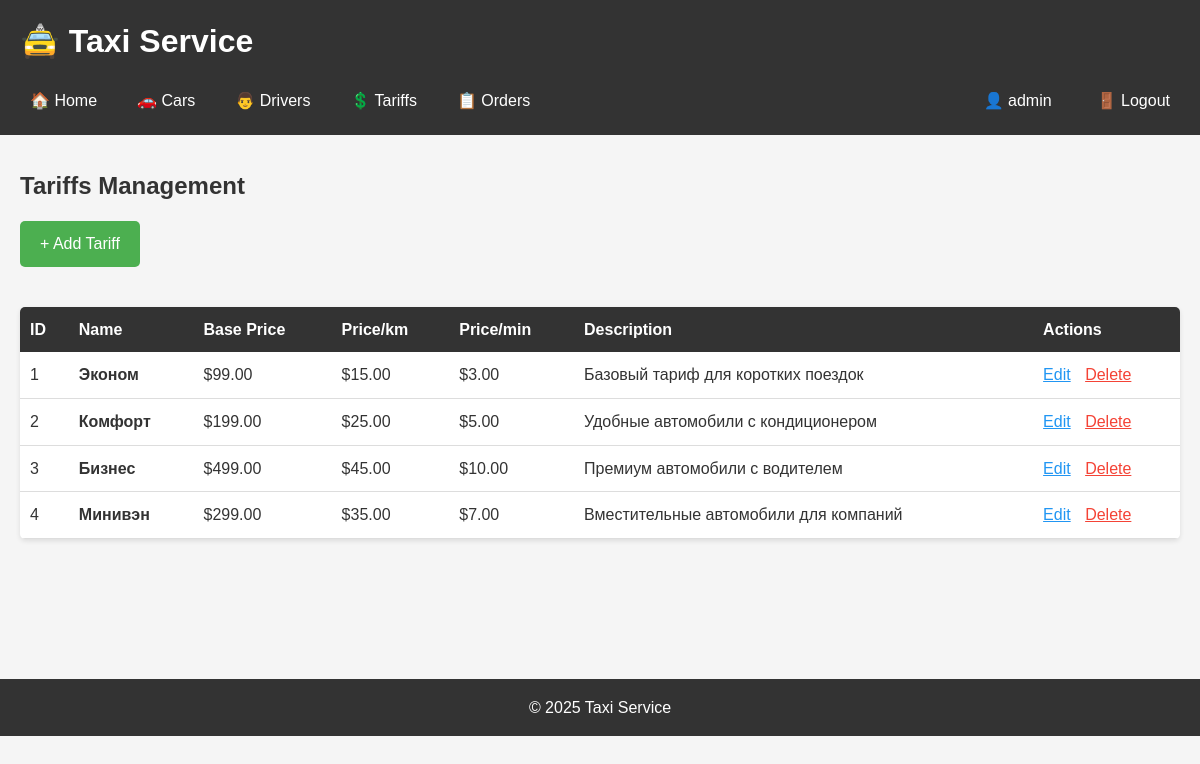
The page /pages/tariffs.php (signed in) on the database its author committed.
### tables this page shows
CREATE TABLE `tariffs` (
  `tariff_id` int(11) NOT NULL,
  `name` varchar(50) NOT NULL,
  `base_price` decimal(10,2) NOT NULL,
  `price_per_km` decimal(10,2) NOT NULL,
  `price_per_minute` decimal(10,2) NOT NULL,
  `description` text DEFAULT NULL
);

### pages/tariffs.php (the view, shortened to what this page needs)
<?php
include "../includes/header.php";
$tariffs = $pdo->query("SELECT * FROM tariffs ORDER BY tariff_id")->fetchAll();
?>
<h2>Tariffs Management</h2>
<a href="tariff_form.php" class="btn" style="background: #4CAF50; color: white; padding: 10px 20px; text-decoration: none; border-radius: 5px; display: inline-block; margin-bottom: 20px;">+ Add Tariff</a>
<table style="width: 100%; border-collapse: collapse; margin-top: 20px;">
    <thead>
        <tr style="background: #333; color: white;">
            <th style="padding: 10px; text-align: left;">ID</th>
            <th style="padding: 10px; text-align: left;">Name</th>
            <th style="padding: 10px; text-align: left;">Base Price</th>
            <th style="padding: 10px; text-align: left;">Price/km</th>
            <th style="padding: 10px; text-align: left;">Price/min</th>
            <th style="padding: 10px; text-align: left;">Description</th>
            <th style="padding: 10px; text-align: left;">Actions</th>
        </tr>
    </thead>
    <tbody>
        <?php foreach ($tariffs as $tariff): ?>
        <tr style="border-bottom: 1px solid #ddd;">
            <td style="padding: 10px;"><?= $tariff["tariff_id"] ?></td>
            <td style="padding: 10px;"><strong><?= htmlspecialchars($tariff["name"]) ?></strong></td>
            <td style="padding: 10px;">$<?= $tariff["base_price"] ?></td>
            <td style="padding: 10px;">$<?= $tariff["price_per_km"] ?></td>
            <td style="padding: 10px;">$<?= $tariff["price_per_minute"] ?></td>
            <td style="padding: 10px;"><?= htmlspecialchars($tariff["description"]) ?></td>
            <td style="padding: 10px;">
                <a href="tariff_form.php?id=<?= $tariff["tariff_id"] ?>" style="color: #2196F3; margin-right: 10px;">Edit</a>
                <a href="../actions/delete_tariff.php?id=<?= $tariff["tariff_id"] ?>" onclick="return confirm('Delete?')" style="color: #f44336;">Delete</a>
            </td>
        </tr>
        <?php endforeach; ?>
    </tbody>
</table>
<?php include "../includes/footer.php"; ?>

### assets/style.css (style rules this page uses)
* { margin: 0; padding: 0; box-sizing: border-box; }
body { font-family: Arial, sans-serif; background-color: #f5f5f5; color: #333; line-height: 1.6; }
h2 { margin-bottom: 1rem; color: #333; }
table { background: white; border-radius: 5px; overflow: hidden; box-shadow: 0 2px 5px rgba(0,0,0,0.1); }
.btn { display: inline-block; padding: 10px 20px; background: #4CAF50; color: white; text-decoration: none; border-radius: 5px; transition: background 0.3s; }

### rows shown on the page
tariffs: tariff_id "1", name "Эконом", base_price "99.00", price_per_km "15.00", price_per_minute "3.00", description "Базовый тариф для коротких поездок"
tariffs: tariff_id "2", name "Комфорт", base_price "199.00", price_per_km "25.00", price_per_minute "5.00", description "Удобные автомобили с кондиционером"
tariffs: tariff_id "3", name "Бизнес", base_price "499.00", price_per_km "45.00", price_per_minute "10.00", description "Премиум автомобили с водителем"
tariffs: tariff_id "4", name "Минивэн", base_price "299.00", price_per_km "35.00", price_per_minute "7.00", description "Вместительные автомобили для компаний"

### other values the page prints
$_SESSION['username'] "admin"
